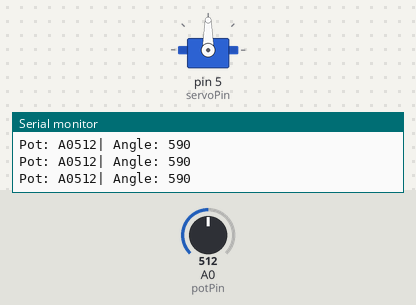
This sketch was run on a simulated Arduino Uno, built with avr-gcc and run on an emulated ATmega328P. Parts: servo, the last lines printed to the serial monitor. The test bench sets the inputs (shaded band); at power-on: A0 (potPin) = 512.

Above: at 1.2 s.
1.3 s: A0 (potPin) set to 559
At 1.7 s:
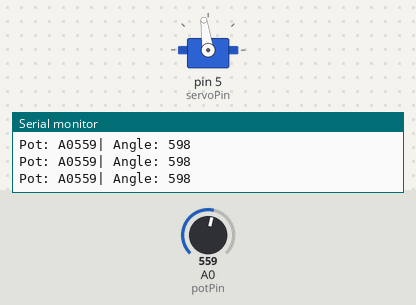
4.3 s: A0 (potPin) set to 584
At 4.8 s:
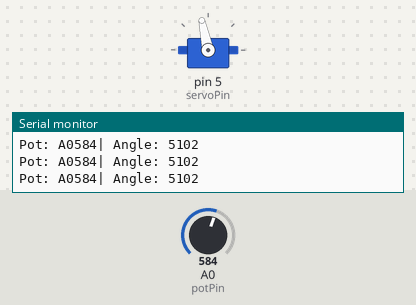
5.8 s: A0 (potPin) set to 306
At 6.4 s:
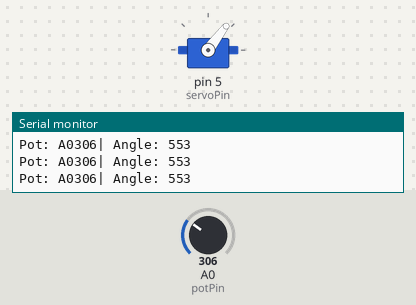
7.3 s: A0 (potPin) set to 111
At 8.5 s:
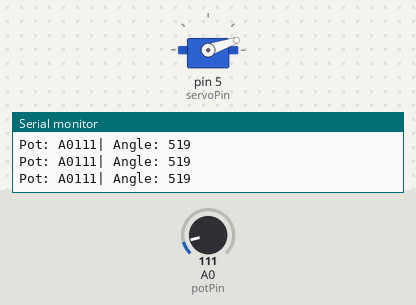
8.8 s: A0 (potPin) set to 88
At 9.4 s:
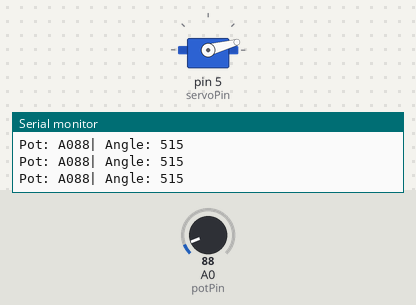
11.8 s: A0 (potPin) set to 716
At 12.6 s:
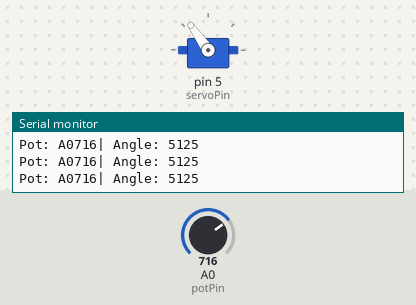
Timing chart, 0 to 14.3 s (numbered marks = the images above; inputs shaded):
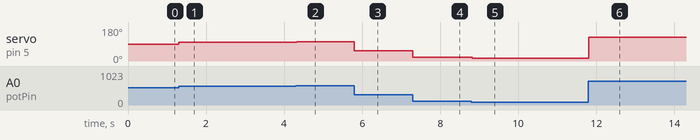

Measured:
- after the input at 1.3 s, servo on pin 5 (servoPin): 90° → 98° at once
- after the input at 4.3 s, servo on pin 5 (servoPin): 98° → 102° at once
- after the input at 5.8 s, servo on pin 5 (servoPin): 102° → 53° at once
- after the input at 7.3 s, servo on pin 5 (servoPin): 53° → 19° at once
- after the input at 8.8 s, servo on pin 5 (servoPin): 19° → 15° at once
- after the input at 11.8 s, servo on pin 5 (servoPin): 15° → 125° at once

The sketch:

main.ino
```cpp
//This is the code for the first prosthetic grio simulation, works well but lacks the more smooth and refined feel of a hand

#include <Servo.h>

Servo myservo;
const int potPin = A0; // potentiometer is set as Analog 0
const int servoPin = 5; // servo motors signal wire set to digital pin 5

void setup() {
  myservo.attach(servoPin); // initialising the motor, allowing arduino to send signals
  Serial.begin(9600);
}

void loop() {
  int potValue = analogRead(potPin); // setting pot value as the signals the potentiometer generates
  int angle = map(potValue, 0, 1023, 0, 180); // converting the potentiometers readings into angles for the servo motor
  myservo.write(angle); // telling the motor to follow the analog signal of the potentiometer
  Serial.print("Pot: A0"); // shows up on serial monitor - the potentiometers analog signal
  Serial.print(potValue); //
  Serial.print("| Angle: 5"); // shows up on serial monitor - the servo motors angle
  Serial.println(angle);
  delay(20);
}
```
